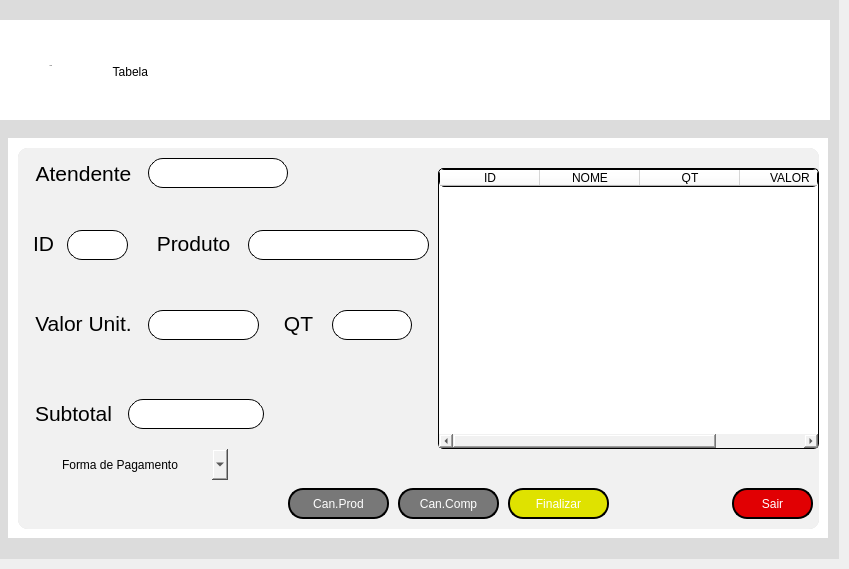
            <widget class="QWidget" name="vendas">
             <attribute name="title">
              <string>Vendas</string>
             </attribute>
             <widget class="QFrame" name="fr_primariovendas">
              <property name="geometry">
               <rect>
                <x>-1</x>
                <y>-1</y>
                <width>840</width>
                <height>560</height>
               </rect>
              </property>
              <property name="minimumSize">
               <size>
                <width>840</width>
                <height>560</height>
               </size>
              </property>
              <property name="maximumSize">
               <size>
                <width>16777215</width>
                <height>560</height>
               </size>
              </property>
              <property name="styleSheet">
               <string notr="true">background-color: rgb(220, 220, 220);
border:noborder;</string>
              </property>
              <property name="frameShape">
               <enum>QFrame::StyledPanel</enum>
              </property>
              <property name="frameShadow">
               <enum>QFrame::Raised</enum>
              </property>
              <widget class="QFrame" name="fr_subtelas_vendas">
               <property name="geometry">
                <rect>
                 <x>9</x>
                 <y>139</y>
                 <width>820</width>
                 <height>400</height>
                </rect>
               </property>
               <property name="minimumSize">
                <size>
                 <width>820</width>
                 <height>400</height>
                </size>
               </property>
               <property name="maximumSize">
                <size>
                 <width>820</width>
                 <height>400</height>
                </size>
               </property>
               <property name="styleSheet">
                <string notr="true">background-color: rgb(255, 255, 255);</string>
               </property>
               <property name="frameShape">
                <enum>QFrame::StyledPanel</enum>
               </property>
               <property name="frameShadow">
                <enum>QFrame::Raised</enum>
               </property>
               <widget class="QWidget" name="fr_caixa" native="true">
                <property name="geometry">
                 <rect>
                  <x>10</x>
                  <y>10</y>
                  <width>801</width>
                  <height>381</height>
                 </rect>
                </property>
                <property name="styleSheet">
                 <string notr="true">background-color: rgb(241, 241, 241);
border-radius:10px;</string>
                </property>
                <widget class="QTableWidget" name="table_caixa">
                 <property name="geometry">
                  <rect>
                   <x>420</x>
                   <y>20</y>
                   <width>381</width>
                   <height>281</height>
                  </rect>
                 </property>
                 <property name="styleSheet">
                  <string notr="true">background-color: rgb(255, 255, 255);
font: 12px &quot;Arial&quot;;
border-style: outset;
border-width: 1px;
border-radius: 5px;
border-color: black;</string>
                 </property>
                 <column>
                  <property name="text">
                   <string>ID</string>
                  </property>
                 </column>
                 <column>
                  <property name="text">
                   <string>NOME</string>
                  </property>
                 </column>
                 <column>
                  <property name="text">
                   <string>QT</string>
                  </property>
                 </column>
                 <column>
                  <property name="text">
                   <string>VALOR</string>
                  </property>
                 </column>
                </widget>
                <widget class="QPushButton" name="bt_sair">
                 <property name="geometry">
                  <rect>
                   <x>714</x>
                   <y>340</y>
                   <width>81</width>
                   <height>31</height>
                  </rect>
                 </property>
                 <property name="styleSheet">
                  <string notr="true">QPushButton {
border-style: outset;
border-width: 2px;
border-radius: 15px;
border-color: black;
font: 87 12pt &quot;Segoe UI Black&quot;;
color: rgb(255, 255, 255);
	background-color: rgb(225, 0, 3);
}
QPushButton:pressed {
border-style: outset;
border-width: 2px;
border-radius: 15px;
border-color: white;
font: 87 12pt &quot;Segoe UI Black&quot;;
color: rgb(255, 255, 255);
	background-color: rgb(200, 0, 0);
}
</string>
                 </property>
                 <property name="text">
                  <string>Sair</string>
                 </property>
                </widget>
                <widget class="QPushButton" name="bt_finalizarcompra">
                 <property name="geometry">
                  <rect>
                   <x>490</x>
                   <y>340</y>
                   <width>101</width>
                   <height>31</height>
                  </rect>
                 </property>
                 <property name="styleSheet">
                  <string notr="true">QPushButton {
border-style: outset;
border-width: 2px;
border-radius: 15px;
border-color: black;
font: 87 12pt &quot;Segoe UI Black&quot;;
color: rgb(255, 255, 255);
background-color: rgb(223, 226, 0);
}
QPushButton:pressed {
border-style: outset;
border-width: 2px;
border-radius: 15px;
border-color: white;
font: 87 12pt &quot;Segoe UI Black&quot;;
color: rgb(255, 255, 255);
background-color: rgb(182, 185, 0);
}
</string>
                 </property>
                 <property name="text">
                  <string>Finalizar</string>
                 </property>
                </widget>
                <widget class="QPushButton" name="bt_cancelarcompra">
                 <property name="geometry">
                  <rect>
                   <x>380</x>
                   <y>340</y>
                   <width>101</width>
                   <height>31</height>
                  </rect>
                 </property>
                 <property name="styleSheet">
                  <string notr="true">QPushButton {
border-style: outset;
border-width: 2px;
border-radius: 15px;
border-color: black;
font: 87 12pt &quot;Segoe UI Black&quot;;
color: rgb(255, 255, 255);
background-color: rgb(120, 120, 120);
}
QPushButton:pressed {
border-style: outset;
border-width: 2px;
border-radius: 15px;
border-color: white;
font: 87 12pt &quot;Segoe UI Black&quot;;
color: rgb(255, 255, 255);
background-color: rgb(100, 100, 100);
}
</string>
                 </property>
                 <property name="text">
                  <string>Can.Comp</string>
                 </property>
                </widget>
                <widget class="QPushButton" name="bt_cancelarproduto">
                 <property name="geometry">
                  <rect>
                   <x>270</x>
                   <y>340</y>
                   <width>101</width>
                   <height>31</height>
                  </rect>
                 </property>
                 <property name="styleSheet">
                  <string notr="true">QPushButton {
border-style: outset;
border-width: 2px;
border-radius: 15px;
border-color: black;
font: 87 12pt &quot;Segoe UI Black&quot;;
color: rgb(255, 255, 255);
background-color: rgb(120, 120, 120);
}
QPushButton:pressed {
border-style: outset;
border-width: 2px;
border-radius: 15px;
border-color: white;
font: 87 12pt &quot;Segoe UI Black&quot;;
color: rgb(255, 255, 255);
background-color: rgb(100, 100, 100);
}
</string>
                 </property>
                 <property name="text">
                  <string>Can.Prod</string>
                 </property>
                </widget>
                <widget class="QLabel" name="label_14">
                 <property name="geometry">
                  <rect>
                   <x>10</x>
                   <y>80</y>
                   <width>31</width>
                   <height>31</height>
                  </rect>
                 </property>
                 <property name="text">
                  <string>&lt;html&gt;&lt;head/&gt;&lt;body&gt;&lt;p align=&quot;center&quot;&gt;&lt;span style=&quot; font-size:16pt;&quot;&gt;ID&lt;/span&gt;&lt;/p&gt;&lt;/body&gt;&lt;/html&gt;</string>
                 </property>
                </widget>
                <widget class="QLineEdit" name="ent_idcaixa">
                 <property name="geometry">
                  <rect>
                   <x>49</x>
                   <y>82</y>
                   <width>61</width>
                   <height>30</height>
                  </rect>
                 </property>
                 <property name="minimumSize">
                  <size>
                   <width>50</width>
                   <height>20</height>
                  </size>
                 </property>
                 <property name="maximumSize">
                  <size>
                   <width>400</width>
                   <height>16777215</height>
                  </size>
                 </property>
                 <property name="layoutDirection">
                  <enum>Qt::LeftToRight</enum>
                 </property>
                 <property name="styleSheet">
                  <string notr="true">QLineEdit {
border-style: outset;
border-width: 1px;
border-radius: 15px;
border-color: black;
font: 87 12pt &quot;Segoe UI Black&quot;;
color: rgb(0, 0, 0);
	background-color: rgb(255, 255, 255);
}</string>
                 </property>
                 <property name="echoMode">
                  <enum>QLineEdit::Normal</enum>
                 </property>
                 <property name="alignment">
                  <set>Qt::AlignCenter</set>
                 </property>
                </widget>
                <widget class="QLabel" name="label_15">
                 <property name="geometry">
                  <rect>
                   <x>130</x>
                   <y>80</y>
                   <width>91</width>
                   <height>31</height>
                  </rect>
                 </property>
                 <property name="text">
                  <string>&lt;html&gt;&lt;head/&gt;&lt;body&gt;&lt;p align=&quot;center&quot;&gt;&lt;span style=&quot; font-size:16pt;&quot;&gt;Produto&lt;/span&gt;&lt;/p&gt;&lt;/body&gt;&lt;/html&gt;</string>
                 </property>
                </widget>
                <widget class="QLineEdit" name="ent_produtocaixa">
                 <property name="geometry">
                  <rect>
                   <x>230</x>
                   <y>82</y>
                   <width>181</width>
                   <height>30</height>
                  </rect>
                 </property>
                 <property name="minimumSize">
                  <size>
                   <width>50</width>
                   <height>20</height>
                  </size>
                 </property>
                 <property name="maximumSize">
                  <size>
                   <width>400</width>
                   <height>16777215</height>
                  </size>
                 </property>
                 <property name="layoutDirection">
                  <enum>Qt::LeftToRight</enum>
                 </property>
                 <property name="styleSheet">
                  <string notr="true">QLineEdit {
border-style: outset;
border-width: 1px;
border-radius: 15px;
border-color: black;
font: 87 12pt &quot;Segoe UI Black&quot;;
color: rgb(0, 0, 0);
	background-color: rgb(255, 255, 255);
}</string>
                 </property>
                 <property name="echoMode">
                  <enum>QLineEdit::Normal</enum>
                 </property>
                 <property name="alignment">
                  <set>Qt::AlignCenter</set>
                 </property>
                </widget>
                <widget class="QLabel" name="label_16">
                 <property name="geometry">
                  <rect>
                   <x>260</x>
                   <y>160</y>
                   <width>41</width>
                   <height>31</height>
                  </rect>
                 </property>
                 <property name="text">
                  <string>&lt;html&gt;&lt;head/&gt;&lt;body&gt;&lt;p align=&quot;center&quot;&gt;&lt;span style=&quot; font-size:16pt;&quot;&gt;QT&lt;/span&gt;&lt;/p&gt;&lt;/body&gt;&lt;/html&gt;</string>
                 </property>
                </widget>
                <widget class="QLineEdit" name="ent_qtcaixa">
                 <property name="geometry">
                  <rect>
                   <x>314</x>
                   <y>162</y>
                   <width>80</width>
                   <height>30</height>
                  </rect>
                 </property>
                 <property name="minimumSize">
                  <size>
                   <width>50</width>
                   <height>20</height>
                  </size>
                 </property>
                 <property name="maximumSize">
                  <size>
                   <width>400</width>
                   <height>16777215</height>
                  </size>
                 </property>
                 <property name="layoutDirection">
                  <enum>Qt::LeftToRight</enum>
                 </property>
                 <property name="styleSheet">
                  <string notr="true">QLineEdit {
border-style: outset;
border-width: 1px;
border-radius: 15px;
border-color: black;
font: 87 12pt &quot;Segoe UI Black&quot;;
color: rgb(0, 0, 0);
	background-color: rgb(255, 255, 255);
}</string>
                 </property>
                 <property name="echoMode">
                  <enum>QLineEdit::Normal</enum>
                 </property>
                 <property name="alignment">
                  <set>Qt::AlignCenter</set>
                 </property>
                </widget>
                <widget class="QLabel" name="label_17">
                 <property name="geometry">
                  <rect>
                   <x>10</x>
                   <y>160</y>
                   <width>111</width>
                   <height>31</height>
                  </rect>
                 </property>
                 <property name="text">
                  <string>&lt;html&gt;&lt;head/&gt;&lt;body&gt;&lt;p align=&quot;center&quot;&gt;&lt;span style=&quot; font-size:16pt;&quot;&gt;Valor Unit.&lt;/span&gt;&lt;/p&gt;&lt;/body&gt;&lt;/html&gt;</string>
                 </property>
                </widget>
                <widget class="QLineEdit" name="ent_valorcaixa">
                 <property name="geometry">
                  <rect>
                   <x>130</x>
                   <y>162</y>
                   <width>111</width>
                   <height>30</height>
                  </rect>
                 </property>
                 <property name="minimumSize">
                  <size>
                   <width>50</width>
                   <height>20</height>
                  </size>
                 </property>
                 <property name="maximumSize">
                  <size>
                   <width>400</width>
                   <height>16777215</height>
                  </size>
                 </property>
                 <property name="layoutDirection">
                  <enum>Qt::LeftToRight</enum>
                 </property>
                 <property name="styleSheet">
                  <string notr="true">QLineEdit {
border-style: outset;
border-width: 1px;
border-radius: 15px;
border-color: black;
font: 87 12pt &quot;Segoe UI Black&quot;;
color: rgb(0, 0, 0);
	background-color: rgb(255, 255, 255);
}</string>
                 </property>
                 <property name="echoMode">
                  <enum>QLineEdit::Normal</enum>
                 </property>
                 <property name="alignment">
                  <set>Qt::AlignCenter</set>
                 </property>
                </widget>
                <widget class="QLabel" name="label_18">
                 <property name="geometry">
                  <rect>
                   <x>10</x>
                   <y>250</y>
                   <width>91</width>
                   <height>31</height>
                  </rect>
                 </property>
                 <property name="text">
                  <string>&lt;html&gt;&lt;head/&gt;&lt;body&gt;&lt;p align=&quot;center&quot;&gt;&lt;span style=&quot; font-size:16pt;&quot;&gt;Subtotal&lt;/span&gt;&lt;/p&gt;&lt;/body&gt;&lt;/html&gt;</string>
                 </property>
                </widget>
                <widget class="QLineEdit" name="ent_subtotalcaixa">
                 <property name="geometry">
                  <rect>
                   <x>110</x>
                   <y>251</y>
                   <width>136</width>
                   <height>30</height>
                  </rect>
                 </property>
                 <property name="minimumSize">
                  <size>
                   <width>50</width>
                   <height>20</height>
                  </size>
                 </property>
                 <property name="maximumSize">
                  <size>
                   <width>400</width>
                   <height>16777215</height>
                  </size>
                 </property>
                 <property name="layoutDirection">
                  <enum>Qt::LeftToRight</enum>
                 </property>
                 <property name="styleSheet">
                  <string notr="true">QLineEdit {
border-style: outset;
border-width: 1px;
border-radius: 15px;
border-color: black;
font: 87 12pt &quot;Segoe UI Black&quot;;
color: rgb(0, 0, 0);
	background-color: rgb(255, 255, 255);
}</string>
                 </property>
                 <property name="echoMode">
                  <enum>QLineEdit::Normal</enum>
                 </property>
                 <property name="alignment">
                  <set>Qt::AlignCenter</set>
                 </property>
                </widget>
                <widget class="QLabel" name="label_19">
                 <property name="geometry">
                  <rect>
                   <x>10</x>
                   <y>10</y>
                   <width>111</width>
                   <height>31</height>
                  </rect>
                 </property>
                 <property name="text">
                  <string>&lt;html&gt;&lt;head/&gt;&lt;body&gt;&lt;p align=&quot;center&quot;&gt;&lt;span style=&quot; font-size:16pt;&quot;&gt;Atendente&lt;/span&gt;&lt;/p&gt;&lt;/body&gt;&lt;/html&gt;</string>
                 </property>
                </widget>
                <widget class="QLineEdit" name="ent_atendente">
                 <property name="geometry">
                  <rect>
                   <x>130</x>
                   <y>10</y>
                   <width>140</width>
                   <height>30</height>
                  </rect>
                 </property>
                 <property name="minimumSize">
                  <size>
                   <width>50</width>
                   <height>20</height>
                  </size>
                 </property>
                 <property name="maximumSize">
                  <size>
                   <width>400</width>
                   <height>16777215</height>
                  </size>
                 </property>
                 <property name="layoutDirection">
                  <enum>Qt::LeftToRight</enum>
                 </property>
                 <property name="styleSheet">
                  <string notr="true">QLineEdit {
border-style: outset;
border-width: 1px;
border-radius: 15px;
border-color: black;
font: 87 12pt &quot;Segoe UI Black&quot;;
color: rgb(0, 0, 0);
	background-color: rgb(255, 255, 255);
}</string>
                 </property>
                 <property name="echoMode">
                  <enum>QLineEdit::Normal</enum>
                 </property>
                 <property name="alignment">
                  <set>Qt::AlignCenter</set>
                 </property>
                </widget>
                <widget class="QComboBox" name="comboBox">
                 <property name="geometry">
                  <rect>
                   <x>39</x>
                   <y>301</y>
                   <width>171</width>
                   <height>31</height>
                  </rect>
                 </property>
                 <item>
                  <property name="text">
                   <string>Forma de Pagamento</string>
                  </property>
                 </item>
                 <item>
                  <property name="text">
                   <string>Debito</string>
                  </property>
                 </item>
                 <item>
                  <property name="text">
                   <string>Credito</string>
                  </property>
                 </item>
                 <item>
                  <property name="text">
                   <string>Pix</string>
                  </property>
                 </item>
                 <item>
                  <property name="text">
                   <string>Dinheiro</string>
                  </property>
                 </item>
                </widget>
               </widget>
               <widget class="QWidget" name="fr_tabelaprodutos" native="true">
                <property name="geometry">
                 <rect>
                  <x>10</x>
                  <y>10</y>
                  <width>801</width>
                  <height>381</height>
                 </rect>
                </property>
                <property name="styleSheet">
                 <string notr="true">background-color: rgb(220, 220, 220);
border-radius:10px;</string>
                </property>
                <widget class="QTableWidget" name="tab_tabela">
                 <property name="geometry">
                  <rect>
                   <x>2</x>
                   <y>3</y>
                   <width>797</width>
                   <height>376</height>
                  </rect>
                 </property>
                 <property name="styleSheet">
                  <string notr="true">background-color: rgb(255, 255, 255);
font: 12px &quot;Arial&quot;;
border-style: outset;
border-width: 1px;
border-radius: 5px;
border-color: black;</string>
                 </property>
                 <column>
                  <property name="text">
                   <string>ID</string>
                  </property>
                 </column>
                 <column>
                  <property name="text">
                   <string>NOME</string>
                  </property>
                 </column>
                 <column>
                  <property name="text">
                   <string>DESCRIÇÃO</string>
                  </property>
                 </column>
                </widget>
               </widget>
               <zorder>fr_tabelaprodutos</zorder>
               <zorder>fr_caixa</zorder>
              </widget>
              <widget class="QFrame" name="men_interno_vendas">
               <property name="geometry">
                <rect>
                 <x>0</x>
                 <y>21</y>
                 <width>831</width>
                 <height>100</height>
                </rect>
               </property>
               <property name="maximumSize">
                <size>
                 <width>16777215</width>
                 <height>100</height>
                </size>
               </property>
               <property name="cursor">
                <cursorShape>ArrowCursor</cursorShape>
               </property>
               <property name="layoutDirection">
                <enum>Qt::LeftToRight</enum>
               </property>
               <property name="styleSheet">
                <string notr="true">background-color: rgb(255, 255, 255);</string>
               </property>
               <property name="frameShape">
                <enum>QFrame::StyledPanel</enum>
               </property>
               <property name="frameShadow">
                <enum>QFrame::Raised</enum>
               </property>
               <widget class="QPushButton" name="bt_tabcodigos_ven">
                <property name="geometry">
                 <rect>
                  <x>103</x>
                  <y>10</y>
                  <width>60</width>
                  <height>70</height>
                 </rect>
                </property>
                <property name="minimumSize">
                 <size>
                  <width>60</width>
                  <height>70</height>
                 </size>
                </property>
                <property name="maximumSize">
                 <size>
                  <width>100</width>
                  <height>70</height>
                 </size>
                </property>
                <property name="cursor">
                 <cursorShape>ArrowCursor</cursorShape>
                </property>
                <property name="styleSheet">
                 <string notr="true">background-color: qradialgradient(spread:pad, cx:0.5, cy:0.5, radius:0.5, fx:0.5, fy:0.5, stop:0 rgba(0, 0, 0, 0));
border:noborder;</string>
                </property>
                <property name="text">
                 <string>
Tabela </string>
                </property>
                <property name="icon">
                 <iconset>
                  <normaloff>../Projeto_integrador/Telas/Repono/Vendas/PNG/icon_codigos.png</normaloff>../Projeto_integrador/Telas/Repono/Vendas/PNG/icon_codigos.png</iconset>
                </property>
                <property name="iconSize">
                 <size>
                  <width>35</width>
                  <height>35</height>
                 </size>
                </property>
               </widget>
               <widget class="QLabel" name="icon_caixa">
                <property name="geometry">
                 <rect>
                  <x>30</x>
                  <y>10</y>
                  <width>45</width>
                  <height>45</height>
                 </rect>
                </property>
                <property name="minimumSize">
                 <size>
                  <width>45</width>
                  <height>45</height>
                 </size>
                </property>
                <property name="styleSheet">
                 <string notr="true">border:noborder;
background-color: qradialgradient(spread:pad, cx:0.5, cy:0.5, radius:0.5, fx:0.5, fy:0.5, stop:0 rgba(0, 0, 0, 0));</string>
                </property>
                <property name="text">
                 <string/>
                </property>
                <property name="pixmap">
                 <pixmap>Vendas/PNG/registradora.png</pixmap>
                </property>
                <property name="scaledContents">
                 <bool>true</bool>
                </property>
               </widget>
               <widget class="QPushButton" name="bt_caixa_ven">
                <property name="geometry">
                 <rect>
                  <x>25</x>
                  <y>10</y>
                  <width>54</width>
                  <height>70</height>
                 </rect>
                </property>
                <property name="minimumSize">
                 <size>
                  <width>54</width>
                  <height>70</height>
                 </size>
                </property>
                <property name="maximumSize">
                 <size>
                  <width>100</width>
                  <height>70</height>
                 </size>
                </property>
                <property name="font">
                 <font>
                  <family>Segoe UI Black</family>
                  <pointsize>-1</pointsize>
                  <weight>50</weight>
                  <italic>false</italic>
                  <bold>false</bold>
                 </font>
                </property>
                <property name="toolTip">
                 <string/>
                </property>
                <property name="layoutDirection">
                 <enum>Qt::LeftToRight</enum>
                </property>
                <property name="styleSheet">
                 <string notr="true">background-color: qradialgradient(spread:pad, cx:0.5, cy:0.5, radius:0.5, fx:0.5, fy:0.5, stop:0 rgba(0, 0, 0, 0));
border:noborder;

</string>
                </property>
                <property name="inputMethodHints">
                 <set>Qt::ImhNone</set>
                </property>
                <property name="text">
                 <string>
Caixa </string>
                </property>
                <property name="icon">
                 <iconset>
                  <normaloff>../Projeto_integrador/Telas/Repono/Vendas/PNG/icon_caixa.png</normaloff>../Projeto_integrador/Telas/Repono/Vendas/PNG/icon_caixa.png</iconset>
                </property>
                <property name="iconSize">
                 <size>
                  <width>35</width>
                  <height>35</height>
                 </size>
                </property>
                <property name="shortcut">
                 <string notr="true"/>
                </property>
                <property name="checkable">
                 <bool>false</bool>
                </property>
                <property name="checked">
                 <bool>false</bool>
                </property>
                <property name="autoRepeat">
                 <bool>false</bool>
                </property>
                <property name="autoExclusive">
                 <bool>false</bool>
                </property>
                <property name="autoDefault">
                 <bool>false</bool>
                </property>
               </widget>
               <widget class="QLabel" name="icon_tababela">
                <property name="geometry">
                 <rect>
                  <x>110</x>
                  <y>10</y>
                  <width>47</width>
                  <height>45</height>
                 </rect>
                </property>
                <property name="minimumSize">
                 <size>
                  <width>44</width>
                  <height>44</height>
                 </size>
                </property>
                <property name="styleSheet">
                 <string notr="true">background-color: qradialgradient(spread:pad, cx:0.5, cy:0.5, radius:0.5, fx:0.5, fy:0.5, stop:0 rgba(0, 0, 0, 0));
border:noborder;

</string>
                </property>
                <property name="text">
                 <string/>
                </property>
                <property name="pixmap">
                 <pixmap>Vendas/PNG/tabela.png</pixmap>
                </property>
                <property name="scaledContents">
                 <bool>true</bool>
                </property>
               </widget>
               <zorder>icon_tababela</zorder>
               <zorder>bt_tabcodigos_ven</zorder>
               <zorder>icon_caixa</zorder>
               <zorder>bt_caixa_ven</zorder>
              </widget>
             </widget>
            </widget>
